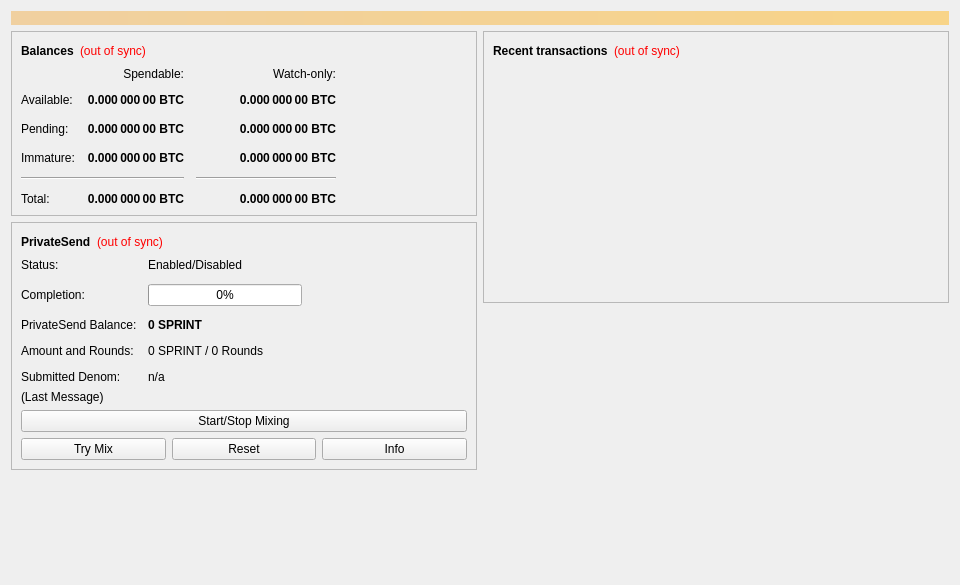
<?xml version="1.0" encoding="UTF-8"?>
<ui version="4.0">
 <class>OverviewPage</class>
 <widget class="QWidget" name="OverviewPage">
  <property name="geometry">
   <rect>
    <x>0</x>
    <y>0</y>
    <width>960</width>
    <height>585</height>
   </rect>
  </property>
  <property name="minimumSize">
   <size>
    <width>960</width>
    <height>0</height>
   </size>
  </property>
  <property name="windowTitle">
   <string>Form</string>
  </property>
  <layout class="QVBoxLayout" name="topLayout">
   <item>
    <widget class="QLabel" name="labelAlerts">
     <property name="visible">
      <bool>false</bool>
     </property>
     <property name="styleSheet">
      <string notr="true">background-color: qlineargradient(x1: 0, y1: 0, x2: 1, y2: 0, stop:0 #F0D0A0, stop:1 #F8D488); color:#000000;</string>
     </property>
     <property name="wordWrap">
      <bool>true</bool>
     </property>
     <property name="margin">
      <number>3</number>
     </property>
    </widget>
   </item>
   <item>
    <layout class="QHBoxLayout" name="horizontalLayout" stretch="1,1">
     <item>
      <layout class="QVBoxLayout" name="verticalLayout_2">
       <item>
        <widget class="QFrame" name="frame">
         <property name="frameShape">
          <enum>QFrame::StyledPanel</enum>
         </property>
         <property name="frameShadow">
          <enum>QFrame::Raised</enum>
         </property>
         <layout class="QVBoxLayout" name="verticalLayout_4">
          <item>
           <layout class="QHBoxLayout" name="horizontalLayout_4">
            <item>
             <widget class="QLabel" name="label_5">
              <property name="font">
               <font>
                <weight>75</weight>
                <bold>true</bold>
               </font>
              </property>
              <property name="text">
               <string>Balances</string>
              </property>
             </widget>
            </item>
            <item>
             <widget class="QLabel" name="labelWalletStatus">
              <property name="toolTip">
               <string>The displayed information may be out of date. Your wallet automatically synchronizes with the Sprint network after a connection is established, but this process has not completed yet.</string>
              </property>
              <property name="styleSheet">
               <string notr="true">QLabel { color: red; }</string>
              </property>
              <property name="text">
               <string notr="true">(out of sync)</string>
              </property>
              <property name="alignment">
               <set>Qt::AlignLeading|Qt::AlignLeft|Qt::AlignVCenter</set>
              </property>
             </widget>
            </item>
            <item>
             <spacer name="horizontalSpacer_3">
              <property name="orientation">
               <enum>Qt::Horizontal</enum>
              </property>
              <property name="sizeHint" stdset="0">
               <size>
                <width>40</width>
                <height>20</height>
               </size>
              </property>
             </spacer>
            </item>
           </layout>
          </item>
          <item>
           <layout class="QGridLayout" name="gridLayout">
            <property name="spacing">
             <number>12</number>
            </property>
            <item row="2" column="2">
             <widget class="QLabel" name="labelWatchPending">
              <property name="font">
               <font>
                <weight>75</weight>
                <bold>true</bold>
               </font>
              </property>
              <property name="cursor">
               <cursorShape>IBeamCursor</cursorShape>
              </property>
              <property name="toolTip">
               <string>Unconfirmed transactions to watch-only addresses</string>
              </property>
              <property name="text">
               <string notr="true">0.000 000 00 BTC</string>
              </property>
              <property name="alignment">
               <set>Qt::AlignRight|Qt::AlignTrailing|Qt::AlignVCenter</set>
              </property>
              <property name="textInteractionFlags">
               <set>Qt::LinksAccessibleByMouse|Qt::TextSelectableByKeyboard|Qt::TextSelectableByMouse</set>
              </property>
             </widget>
            </item>
            <item row="2" column="1">
             <widget class="QLabel" name="labelUnconfirmed">
              <property name="font">
               <font>
                <weight>75</weight>
                <bold>true</bold>
               </font>
              </property>
              <property name="cursor">
               <cursorShape>IBeamCursor</cursorShape>
              </property>
              <property name="toolTip">
               <string>Total of transactions that have yet to be confirmed, and do not yet count toward the spendable balance</string>
              </property>
              <property name="text">
               <string notr="true">0.000 000 00 BTC</string>
              </property>
              <property name="alignment">
               <set>Qt::AlignRight|Qt::AlignTrailing|Qt::AlignVCenter</set>
              </property>
              <property name="textInteractionFlags">
               <set>Qt::LinksAccessibleByMouse|Qt::TextSelectableByKeyboard|Qt::TextSelectableByMouse</set>
              </property>
             </widget>
            </item>
            <item row="3" column="2">
             <widget class="QLabel" name="labelWatchImmature">
              <property name="font">
               <font>
                <weight>75</weight>
                <bold>true</bold>
               </font>
              </property>
              <property name="cursor">
               <cursorShape>IBeamCursor</cursorShape>
              </property>
              <property name="toolTip">
               <string>Mined balance in watch-only addresses that has not yet matured</string>
              </property>
              <property name="text">
               <string notr="true">0.000 000 00 BTC</string>
              </property>
              <property name="alignment">
               <set>Qt::AlignRight|Qt::AlignTrailing|Qt::AlignVCenter</set>
              </property>
              <property name="textInteractionFlags">
               <set>Qt::LinksAccessibleByMouse|Qt::TextSelectableByKeyboard|Qt::TextSelectableByMouse</set>
              </property>
             </widget>
            </item>
            <item row="4" column="0" colspan="2">
             <widget class="Line" name="lineSpendableBalance">
              <property name="orientation">
               <enum>Qt::Horizontal</enum>
              </property>
             </widget>
            </item>
            <item row="4" column="2">
             <widget class="Line" name="lineWatchBalance">
              <property name="sizePolicy">
               <sizepolicy hsizetype="Preferred" vsizetype="Fixed">
                <horstretch>0</horstretch>
                <verstretch>0</verstretch>
               </sizepolicy>
              </property>
              <property name="minimumSize">
               <size>
                <width>140</width>
                <height>0</height>
               </size>
              </property>
              <property name="orientation">
               <enum>Qt::Horizontal</enum>
              </property>
             </widget>
            </item>
            <item row="5" column="0">
             <widget class="QLabel" name="labelTotalText">
              <property name="text">
               <string>Total:</string>
              </property>
             </widget>
            </item>
            <item row="3" column="1">
             <widget class="QLabel" name="labelImmature">
              <property name="font">
               <font>
                <weight>75</weight>
                <bold>true</bold>
               </font>
              </property>
              <property name="cursor">
               <cursorShape>IBeamCursor</cursorShape>
              </property>
              <property name="toolTip">
               <string>Mined balance that has not yet matured</string>
              </property>
              <property name="text">
               <string notr="true">0.000 000 00 BTC</string>
              </property>
              <property name="alignment">
               <set>Qt::AlignRight|Qt::AlignTrailing|Qt::AlignVCenter</set>
              </property>
              <property name="textInteractionFlags">
               <set>Qt::LinksAccessibleByMouse|Qt::TextSelectableByKeyboard|Qt::TextSelectableByMouse</set>
              </property>
             </widget>
            </item>
            <item row="2" column="3">
             <spacer name="horizontalSpacer_2">
              <property name="orientation">
               <enum>Qt::Horizontal</enum>
              </property>
              <property name="sizeHint" stdset="0">
               <size>
                <width>40</width>
                <height>20</height>
               </size>
              </property>
             </spacer>
            </item>
            <item row="3" column="0">
             <widget class="QLabel" name="labelImmatureText">
              <property name="text">
               <string>Immature:</string>
              </property>
             </widget>
            </item>
            <item row="5" column="1">
             <widget class="QLabel" name="labelTotal">
              <property name="font">
               <font>
                <weight>75</weight>
                <bold>true</bold>
               </font>
              </property>
              <property name="cursor">
               <cursorShape>IBeamCursor</cursorShape>
              </property>
              <property name="toolTip">
               <string>Your current total balance</string>
              </property>
              <property name="text">
               <string notr="true">0.000 000 00 BTC</string>
              </property>
              <property name="alignment">
               <set>Qt::AlignRight|Qt::AlignTrailing|Qt::AlignVCenter</set>
              </property>
              <property name="textInteractionFlags">
               <set>Qt::LinksAccessibleByMouse|Qt::TextSelectableByKeyboard|Qt::TextSelectableByMouse</set>
              </property>
             </widget>
            </item>
            <item row="5" column="2">
             <widget class="QLabel" name="labelWatchTotal">
              <property name="font">
               <font>
                <weight>75</weight>
                <bold>true</bold>
               </font>
              </property>
              <property name="cursor">
               <cursorShape>IBeamCursor</cursorShape>
              </property>
              <property name="toolTip">
               <string>Current total balance in watch-only addresses</string>
              </property>
              <property name="text">
               <string notr="true">0.000 000 00 BTC</string>
              </property>
              <property name="alignment">
               <set>Qt::AlignRight|Qt::AlignTrailing|Qt::AlignVCenter</set>
              </property>
              <property name="textInteractionFlags">
               <set>Qt::LinksAccessibleByMouse|Qt::TextSelectableByKeyboard|Qt::TextSelectableByMouse</set>
              </property>
             </widget>
            </item>
            <item row="0" column="2">
             <widget class="QLabel" name="labelWatchonly">
              <property name="text">
               <string>Watch-only:</string>
              </property>
              <property name="alignment">
               <set>Qt::AlignRight|Qt::AlignTrailing|Qt::AlignVCenter</set>
              </property>
             </widget>
            </item>
            <item row="1" column="0">
             <widget class="QLabel" name="labelBalanceText">
              <property name="text">
               <string>Available:</string>
              </property>
             </widget>
            </item>
            <item row="1" column="1">
             <widget class="QLabel" name="labelBalance">
              <property name="font">
               <font>
                <weight>75</weight>
                <bold>true</bold>
               </font>
              </property>
              <property name="cursor">
               <cursorShape>IBeamCursor</cursorShape>
              </property>
              <property name="toolTip">
               <string>Your current spendable balance</string>
              </property>
              <property name="text">
               <string notr="true">0.000 000 00 BTC</string>
              </property>
              <property name="alignment">
               <set>Qt::AlignRight|Qt::AlignTrailing|Qt::AlignVCenter</set>
              </property>
              <property name="textInteractionFlags">
               <set>Qt::LinksAccessibleByMouse|Qt::TextSelectableByKeyboard|Qt::TextSelectableByMouse</set>
              </property>
             </widget>
            </item>
            <item row="1" column="2">
             <widget class="QLabel" name="labelWatchAvailable">
              <property name="font">
               <font>
                <weight>75</weight>
                <bold>true</bold>
               </font>
              </property>
              <property name="cursor">
               <cursorShape>IBeamCursor</cursorShape>
              </property>
              <property name="toolTip">
               <string>Your current balance in watch-only addresses</string>
              </property>
              <property name="text">
               <string notr="true">0.000 000 00 BTC</string>
              </property>
              <property name="alignment">
               <set>Qt::AlignRight|Qt::AlignTrailing|Qt::AlignVCenter</set>
              </property>
              <property name="textInteractionFlags">
               <set>Qt::LinksAccessibleByMouse|Qt::TextSelectableByKeyboard|Qt::TextSelectableByMouse</set>
              </property>
             </widget>
            </item>
            <item row="2" column="0">
             <widget class="QLabel" name="labelPendingText">
              <property name="text">
               <string>Pending:</string>
              </property>
             </widget>
            </item>
            <item row="0" column="1">
             <widget class="QLabel" name="labelSpendable">
              <property name="text">
               <string>Spendable:</string>
              </property>
              <property name="alignment">
               <set>Qt::AlignRight|Qt::AlignTrailing|Qt::AlignVCenter</set>
              </property>
             </widget>
            </item>
           </layout>
          </item>
         </layout>
        </widget>
       </item>
       <item>
        <widget class="QFrame" name="framePrivateSend">
         <property name="layoutDirection">
          <enum>Qt::LeftToRight</enum>
         </property>
         <property name="frameShape">
          <enum>QFrame::StyledPanel</enum>
         </property>
         <property name="frameShadow">
          <enum>QFrame::Raised</enum>
         </property>
         <layout class="QVBoxLayout" name="VerticalLayout_PS1">
          <item>
           <layout class="QHBoxLayout" name="horizontalLayout_5">
            <item>
             <widget class="QLabel" name="labelPrivateSendHeader">
              <property name="font">
               <font>
                <weight>75</weight>
                <bold>true</bold>
               </font>
              </property>
              <property name="text">
               <string>PrivateSend</string>
              </property>
             </widget>
            </item>
            <item>
             <widget class="QLabel" name="labelPrivateSendSyncStatus">
              <property name="toolTip">
               <string>The displayed information may be out of date. Your wallet automatically synchronizes with the Sprint network after a connection is established, but this process has not completed yet.</string>
              </property>
              <property name="styleSheet">
               <string notr="true">QLabel { color: red; }</string>
              </property>
              <property name="text">
               <string notr="true">(out of sync)</string>
              </property>
              <property name="alignment">
               <set>Qt::AlignLeading|Qt::AlignLeft|Qt::AlignVCenter</set>
              </property>
             </widget>
            </item>
            <item>
             <spacer name="horizontalSpacer_4">
              <property name="orientation">
               <enum>Qt::Horizontal</enum>
              </property>
              <property name="sizeHint" stdset="0">
               <size>
                <width>40</width>
                <height>20</height>
               </size>
              </property>
             </spacer>
            </item>
           </layout>
          </item>
          <item>
           <layout class="QFormLayout" name="privateSendFormLayout">
            <property name="fieldGrowthPolicy">
             <enum>QFormLayout::AllNonFixedFieldsGrow</enum>
            </property>
            <property name="horizontalSpacing">
             <number>11</number>
            </property>
            <property name="verticalSpacing">
             <number>12</number>
            </property>
            <item row="0" column="0">
             <widget class="QLabel" name="labelPrivateSendEnabledText">
              <property name="text">
               <string>Status:</string>
              </property>
             </widget>
            </item>
            <item row="0" column="1">
             <widget class="QLabel" name="labelPrivateSendEnabled">
              <property name="text">
               <string>Enabled/Disabled</string>
              </property>
             </widget>
            </item>
            <item row="1" column="0">
             <widget class="QLabel" name="labelCompletitionText">
              <property name="text">
               <string>Completion:</string>
              </property>
             </widget>
            </item>
            <item row="1" column="1">
             <widget class="QProgressBar" name="privateSendProgress">
              <property name="maximumSize">
               <size>
                <width>154</width>
                <height>16777215</height>
               </size>
              </property>
              <property name="value">
               <number>0</number>
              </property>
             </widget>
            </item>
            <item row="2" column="0">
             <widget class="QLabel" name="labelAnonymizedText">
              <property name="text">
               <string>PrivateSend Balance:</string>
              </property>
             </widget>
            </item>
            <item row="2" column="1">
             <widget class="QLabel" name="labelAnonymized">
              <property name="font">
               <font>
                <weight>75</weight>
                <bold>true</bold>
               </font>
              </property>
              <property name="text">
               <string notr="true">0 SPRINT</string>
              </property>
             </widget>
            </item>
            <item row="3" column="0">
             <widget class="QLabel" name="labelAmountAndRoundsText">
              <property name="text">
               <string>Amount and Rounds:</string>
              </property>
             </widget>
            </item>
            <item row="3" column="1">
             <widget class="QLabel" name="labelAmountRounds">
              <property name="text">
               <string>0 SPRINT / 0 Rounds</string>
              </property>
             </widget>
            </item>
            <item row="4" column="0">
             <widget class="QLabel" name="labelSubmittedDenomText">
              <property name="text">
               <string>Submitted Denom:</string>
              </property>
             </widget>
            </item>
            <item row="4" column="1">
             <widget class="QLabel" name="labelSubmittedDenom">
              <property name="toolTip">
               <string>The denominations you submitted to the Masternode.&lt;br&gt;To mix, other users must submit the exact same denominations.</string>
              </property>
              <property name="text">
               <string>n/a</string>
              </property>
             </widget>
            </item>
           </layout>
          </item>
          <item>
           <layout class="QVBoxLayout" name="VerticalLayout_PS">
            <item>
             <widget class="QLabel" name="labelPrivateSendLastMessage">
              <property name="text">
               <string>(Last Message)</string>
              </property>
              <property name="alignment">
               <set>Qt::AlignLeading|Qt::AlignLeft|Qt::AlignTop</set>
              </property>
              <property name="wordWrap">
               <bool>true</bool>
              </property>
             </widget>
            </item>
            <item>
             <widget class="QPushButton" name="togglePrivateSend">
              <property name="sizePolicy">
               <sizepolicy hsizetype="MinimumExpanding" vsizetype="Fixed">
                <horstretch>0</horstretch>
                <verstretch>0</verstretch>
               </sizepolicy>
              </property>
              <property name="text">
               <string>Start/Stop Mixing</string>
              </property>
             </widget>
            </item>
            <item>
             <layout class="QHBoxLayout" name="horizontalLayout_debugbuttons">
              <item>
               <widget class="QPushButton" name="privateSendAuto">
                <property name="sizePolicy">
                 <sizepolicy hsizetype="MinimumExpanding" vsizetype="Fixed">
                  <horstretch>0</horstretch>
                  <verstretch>0</verstretch>
                 </sizepolicy>
                </property>
                <property name="toolTip">
                 <string>Try to manually submit a PrivateSend request.</string>
                </property>
                <property name="text">
                 <string>Try Mix</string>
                </property>
               </widget>
              </item>
              <item>
               <widget class="QPushButton" name="privateSendReset">
                <property name="sizePolicy">
                 <sizepolicy hsizetype="MinimumExpanding" vsizetype="Fixed">
                  <horstretch>0</horstretch>
                  <verstretch>0</verstretch>
                 </sizepolicy>
                </property>
                <property name="toolTip">
                 <string>Reset the current status of PrivateSend (can interrupt PrivateSend if it's in the process of Mixing, which can cost you money!)</string>
                </property>
                <property name="autoFillBackground">
                 <bool>false</bool>
                </property>
                <property name="text">
                 <string>Reset</string>
                </property>
               </widget>
              </item>
              <item>
               <widget class="QPushButton" name="privateSendInfo">
                <property name="sizePolicy">
                 <sizepolicy hsizetype="MinimumExpanding" vsizetype="Fixed">
                  <horstretch>0</horstretch>
                  <verstretch>0</verstretch>
                 </sizepolicy>
                </property>
                <property name="toolTip">
                 <string>Information about PrivateSend and Mixing</string>
                </property>
                <property name="text">
                 <string>Info</string>
                </property>
               </widget>
              </item>
             </layout>
            </item>
           </layout>
          </item>
         </layout>
        </widget>
       </item>
       <item>
        <spacer name="verticalSpacer">
         <property name="orientation">
          <enum>Qt::Vertical</enum>
         </property>
         <property name="sizeHint" stdset="0">
          <size>
           <width>20</width>
           <height>40</height>
          </size>
         </property>
        </spacer>
       </item>
      </layout>
     </item>
     <item>
      <layout class="QVBoxLayout" name="verticalLayout_3">
       <item>
        <widget class="QFrame" name="frame_2">
         <property name="frameShape">
          <enum>QFrame::StyledPanel</enum>
         </property>
         <property name="frameShadow">
          <enum>QFrame::Raised</enum>
         </property>
         <layout class="QVBoxLayout" name="verticalLayout">
          <item>
           <layout class="QHBoxLayout" name="horizontalLayout_2">
            <item>
             <widget class="QLabel" name="label_4">
              <property name="font">
               <font>
                <weight>75</weight>
                <bold>true</bold>
               </font>
              </property>
              <property name="text">
               <string>Recent transactions</string>
              </property>
             </widget>
            </item>
            <item>
             <widget class="QLabel" name="labelTransactionsStatus">
              <property name="toolTip">
               <string>The displayed information may be out of date. Your wallet automatically synchronizes with the Sprint network after a connection is established, but this process has not completed yet.</string>
              </property>
              <property name="styleSheet">
               <string notr="true">QLabel { color: red; }</string>
              </property>
              <property name="text">
               <string notr="true">(out of sync)</string>
              </property>
              <property name="alignment">
               <set>Qt::AlignLeading|Qt::AlignLeft|Qt::AlignVCenter</set>
              </property>
             </widget>
            </item>
            <item>
             <spacer name="horizontalSpacer">
              <property name="orientation">
               <enum>Qt::Horizontal</enum>
              </property>
              <property name="sizeHint" stdset="0">
               <size>
                <width>40</width>
                <height>20</height>
               </size>
              </property>
             </spacer>
            </item>
           </layout>
          </item>
          <item>
           <widget class="QListView" name="listTransactions">
            <property name="styleSheet">
             <string notr="true">QListView { background: transparent; }</string>
            </property>
            <property name="frameShape">
             <enum>QFrame::NoFrame</enum>
            </property>
            <property name="verticalScrollBarPolicy">
             <enum>Qt::ScrollBarAlwaysOff</enum>
            </property>
            <property name="horizontalScrollBarPolicy">
             <enum>Qt::ScrollBarAlwaysOff</enum>
            </property>
            <property name="selectionMode">
             <enum>QAbstractItemView::NoSelection</enum>
            </property>
           </widget>
          </item>
         </layout>
        </widget>
       </item>
       <item>
        <spacer name="verticalSpacer_2">
         <property name="orientation">
          <enum>Qt::Vertical</enum>
         </property>
         <property name="sizeHint" stdset="0">
          <size>
           <width>20</width>
           <height>40</height>
          </size>
         </property>
        </spacer>
       </item>
      </layout>
     </item>
    </layout>
   </item>
  </layout>
 </widget>
 <resources/>
 <connections/>
</ui>
